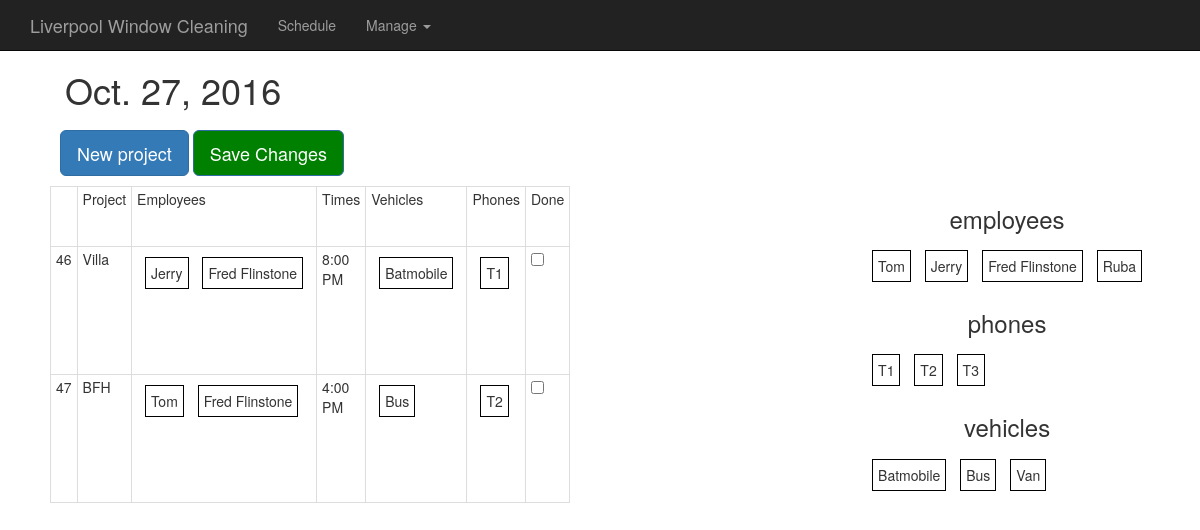
/, run on an earlier commit of the app's database.
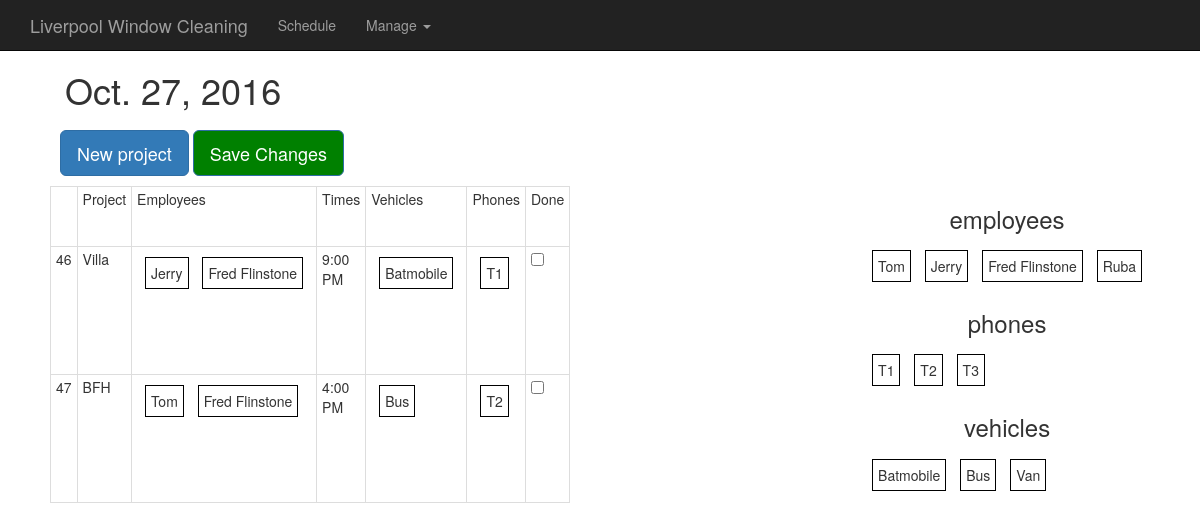
And on a later commit of the database.
### daily/models.py (models this page shows, shortened)
class Project(models.Model):
  complete = 'CMP'
  incomplete = 'INCMP'
  status_choices = (
      (complete, 'complete'),
      (incomplete, 'incomplete'),
      )
  name = models.CharField(max_length=200)
  date = models.DateField('Date', default=timezone.now().date())
  time = models.TimeField('Time', default=timezone.now().time())
  employee = models.ManyToManyField(Employee)
  phone = models.ManyToManyField(Phone)
  vehicle = models.ManyToManyField(Vehicle)
  status = models.CharField(
      max_length=5,
      choices=status_choices,
      default=incomplete
      )

### daily/views.py (the view)
# urls.py: url(r'^$', views.schedule, name='schedule'),
def schedule(request):
  today = timezone.now().date()
  incompletes = Project.objects.filter(status='INCMP')
  employees = Employee.objects.all()
  phones = Phone.objects.all()
  vehicles = Vehicle.objects.all()
  date = datetime.date(int(today.year), int(today.month), int(today.day))
  context = {'date': date, 'schedule': incompletes, 'date': today,
      'emp_names': employees, 'phones': phones, 'vehicles': vehicles}
  return render(request, 'daily/daily.html/', context)

### daily/templates/daily/daily.html (shortened to what this page needs)
{% extends 'daily/base.html' %}
{% load static %}
{% block content %}
      <div class="container">
      <div class="starter-template">
        <h1 id="date">{{ date }}</h1>
      </div>
    </div>
        <div id="form-fields">
          <button type="button" class="btn btn-primary btn-lg" id="new-proj-button" onclick="addProject()">New project</button>
             <button type="button" class="btn btn-primary btn-lg"
              id="save-button" onclick="updateSchedule()">Save Changes</button>
        </div>
        <div class="h-box">
        <table class="table table-bordered" id="daily-table">
          <tbody>
            <tr>
              <td>  </td>
              <td>Project</td>
              <td>Employees</td>
              <td>Times</td>
              <td>Vehicles</td>
              <td>Phones</td>
              <td>Done</td>
            </tr>
            {% for project in schedule.all %}
            <tr id={{ project.id }} class ="project">
              <td>{{ project.id }}</td>
              <td class="name-td">{{ project.name }}</td>
              <td>
                <div class="daily-employee-list">
                <ol class='sortable_with_drop employee_list'>
                  {% for emp in project.employee.all %}
                  <li class="flex-li employee">{{ emp.name }}</li>
                  {% endfor %}
                </ol>
              </div>
              </td>
              <td class="time-td"><span>{{project.time|time:"g:i A"}}<span></td>
                  <td>
                <div class="daily-vehicle-list">
                <ol class='sortable_with_drop vehicle_list'>
                  {% for v in project.vehicle.all %}
                  <li class="flex-li vehicle">{{ v.name }}</li>
                  {% endfor %}
                </ol>
              </div>
              </td>
              <td>
                <div class="daily-phone-list">
                <ol class='sortable_with_drop phone_list'>
                  {% for tel in project.phone.all %}
                  <li class="flex-li telephone">{{ tel.number }}</li>
                  {% endfor %}
                </ol>
              </div>
              </td>
              <td>
                <div class="checkbox">
                  <label class="chk-box">
                  <input type="checkbox" class="chk-box">
                </label>
              </div>
            </td>
              {% endfor %}
            </tbody>
          </table>
          <div class="v-box" id="sources">
              <h3>employees</h3>
            <ol class='sortable_with_no_drop' id="emps-source">
              {% for emp in emp_names.all %}
              <li class="flex-li employee">{{ emp.name }}</li>
              {% endfor %}
            </ol>
            <h3>phones</h3>
            <ol class='sortable_with_no_drop' id="phones-source">
              {% for phone in phones.all %}
              <li class="flex-li telephone">{{ phone.number }}</li>
              {% endfor %}
            </ol>
            <h3>vehicles</h3>
            <ol class='sortable_with_no_drop' id="vehicles-source">
              {% for v in vehicles.all %}
              <li class="flex-li vehicle">{{ v.name }}</li>
              {% endfor %}
            </ol>
        </div>
    </body>
    {% endblock %}

What changed in the data, as far as the page shows it:
changed Project "Villa": time "8:00 PM" → "9:00 PM"
